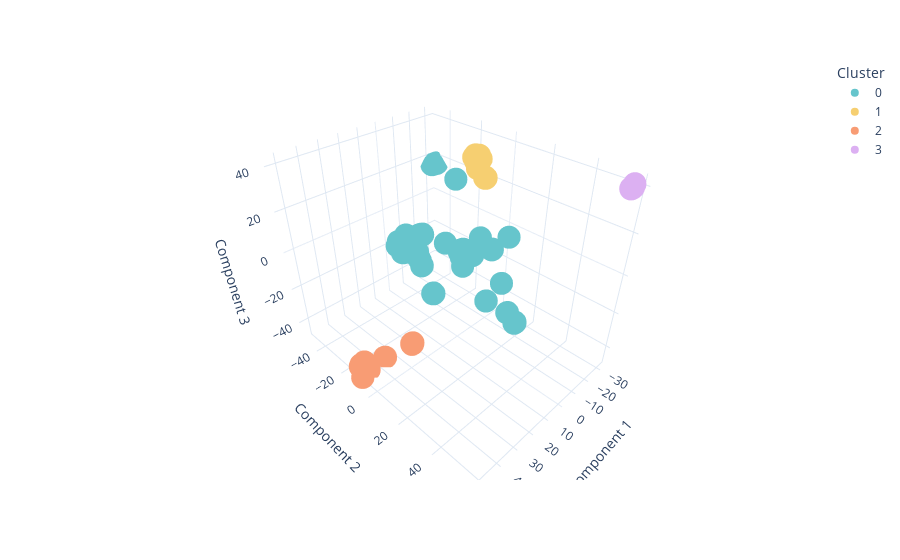

The code cell stored with this chart in its notebook:
### Code cell
fig = px.scatter_3d(
    data_frame=reduced_df,
    x="Component 1",
    y="Component 2",
    z="Component 3",
    color="Cluster",
    color_discrete_sequence=px.colors.qualitative.Pastel,
    hover_data=[
        "taxon_id",
        "media_id"
    ],
    template="plotly_white"
)
fig.show()

### Figure 1 — Plotly figure (JSON) as saved in the notebook; plotly's stock layout.template omitted (floating-point values rounded to 4 significant figures; data arrays with more than 128 entries replaced by an {"elided": "..."} marker saying what was removed)
{"data": [{"customdata": {"elided": "3139x2 str values"}, "hovertemplate": "Cluster=0<br>Component 1=%{x}<br>Component 2=%{y}<br>Component 3=%{z}<br>taxon_id=%{customdata[0]}<br>media_id=%{customdata[1]}<extra></extra>", "legendgroup": "0", "marker": {"color": "rgb(102, 197, 204)", "symbol": "circle"}, "mode": "markers", "name": "0", "scene": "scene", "showlegend": true, "type": "scatter3d", "x": {"elided": "3139 float values"}, "y": {"elided": "3139 float values"}, "z": {"elided": "3139 float values"}}, {"customdata": {"elided": "1521x2 str values"}, "hovertemplate": "Cluster=1<br>Component 1=%{x}<br>Component 2=%{y}<br>Component 3=%{z}<br>taxon_id=%{customdata[0]}<br>media_id=%{customdata[1]}<extra></extra>", "legendgroup": "1", "marker": {"color": "rgb(246, 207, 113)", "symbol": "circle"}, "mode": "markers", "name": "1", "scene": "scene", "showlegend": true, "type": "scatter3d", "x": {"elided": "1521 float values"}, "y": {"elided": "1521 float values"}, "z": {"elided": "1521 float values"}}, {"customdata": {"elided": "968x2 str values"}, "hovertemplate": "Cluster=2<br>Component 1=%{x}<br>Component 2=%{y}<br>Component 3=%{z}<br>taxon_id=%{customdata[0]}<br>media_id=%{customdata[1]}<extra></extra>", "legendgroup": "2", "marker": {"color": "rgb(248, 156, 116)", "symbol": "circle"}, "mode": "markers", "name": "2", "scene": "scene", "showlegend": true, "type": "scatter3d", "x": {"elided": "968 float values"}, "y": {"elided": "968 float values"}, "z": {"elided": "968 float values"}}, {"customdata": {"elided": "274x2 str values"}, "hovertemplate": "Cluster=3<br>Component 1=%{x}<br>Component 2=%{y}<br>Component 3=%{z}<br>taxon_id=%{customdata[0]}<br>media_id=%{customdata[1]}<extra></extra>", "legendgroup": "3", "marker": {"color": "rgb(220, 176, 242)", "symbol": "circle"}, "mode": "markers", "name": "3", "scene": "scene", "showlegend": true, "type": "scatter3d", "x": {"elided": "274 float values"}, "y": {"elided": "274 float values"}, "z": {"elided": "274 float values"}}], "layout": {"legend": {"title": {"text": "Cluster"}, "tracegroupgap": 0}, "margin": {"t": 60}, "scene": {"domain": {"x": [0, 1], "y": [0, 1]}, "xaxis": {"title": {"text": "Component 1"}}, "yaxis": {"title": {"text": "Component 2"}}, "zaxis": {"title": {"text": "Component 3"}}}}}
